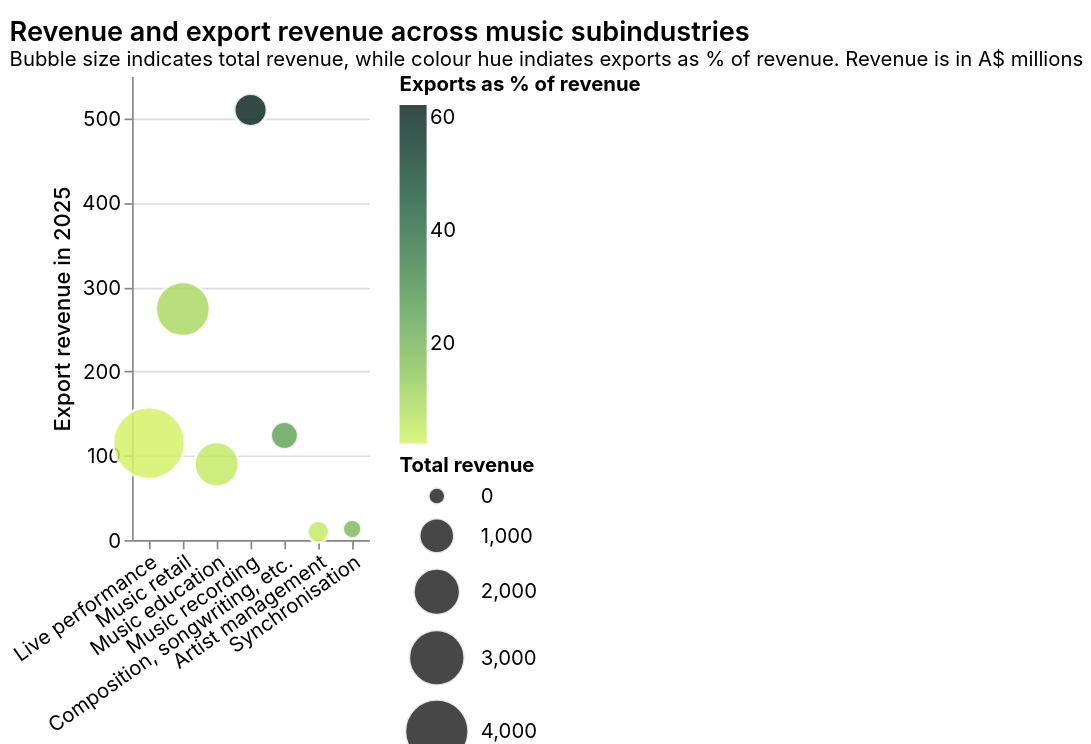

Vega-Lite specification for this chart:
### Vega-Lite specification from a JSON file in a GitHub repository (floating-point values rounded to 4 significant figures)
{"$schema": "https://vega.github.io/schema/vega-lite/v5.json", "title": {"text": "Revenue and export revenue across music subindustries", "subtitle": "Bubble size indicates total revenue, while colour hue indiates exports as % of revenue. Revenue is in A$ millions"}, "width": "container", "height": 440, "data": {"values": [{"subindustry": "Live performance", "revenue_2025": 5187, "exports_2025": 115, "export_revenue_pct_of_revenue": 2.22}, {"subindustry": "Music recording", "revenue_2025": 821, "exports_2025": 510, "export_revenue_pct_of_revenue": 62.12}, {"subindustry": "Composition, songwriting, etc.", "revenue_2025": 488, "exports_2025": 124, "export_revenue_pct_of_revenue": 25.41}, {"subindustry": "Artist management", "revenue_2025": 198, "exports_2025": 10, "export_revenue_pct_of_revenue": 5.05}, {"subindustry": "Synchronisation", "revenue_2025": 69, "exports_2025": 13, "export_revenue_pct_of_revenue": 18.84}, {"subindustry": "Music retail", "revenue_2025": 2803, "exports_2025": 274, "export_revenue_pct_of_revenue": 9.78}, {"subindustry": "Music education", "revenue_2025": 1788, "exports_2025": 90, "export_revenue_pct_of_revenue": 5.03}]}, "mark": {"type": "circle", "opacity": 0.85, "stroke": "white", "strokeWidth": 1.5}, "encoding": {"x": {"field": "subindustry", "type": "nominal", "sort": {"field": "revenue_2025", "order": "descending"}, "axis": {"title": null, "labelAngle": -35, "labelLimit": 180}}, "y": {"field": "exports_2025", "type": "quantitative", "title": "Export revenue in 2025", "axis": {"grid": true}}, "size": {"field": "revenue_2025", "type": "quantitative", "title": "Total revenue", "scale": {"range": [100, 1800]}}, "color": {"field": "export_revenue_pct_of_revenue", "type": "quantitative", "title": "Exports as % of revenue", "scale": {"range": ["#D5F36A", "#102C25"]}}, "tooltip": [{"field": "subindustry", "title": "Subindustry"}, {"field": "revenue_2025", "title": "Total revenue (A$m)", "type": "quantitative", "format": ","}, {"field": "exports_2025", "title": "Export revenue (A$m)", "type": "quantitative", "format": ","}, {"field": "export_revenue_pct_of_revenue", "title": "Exports / revenue (%)", "type": "quantitative", "format": ".2f"}]}, "config": {"view": {"stroke": null}, "axis": {"labelFontSize": 12, "titleFontSize": 13, "labelFont": "Inter", "titleFont": "Inter", "titleFontWeight": 500}, "title": {"fontSize": 16, "subtitleFontSize": 12, "anchor": "start", "font": "Inter", "fontWeight": 600}, "font": "Inter", "legend": {"labelFont": "Inter", "titleFont": "Inter", "labelFontSize": 12, "titleFontSize": 12}, "text": {"font": "Inter"}}, "autosize": {"type": "fit", "contains": "padding"}}
